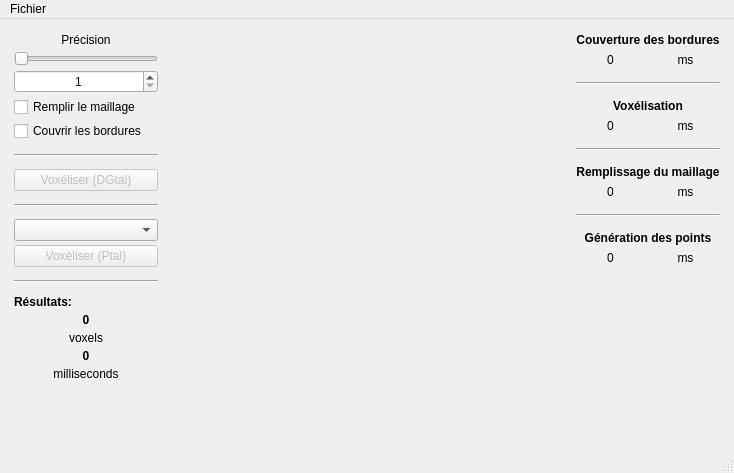
<?xml version="1.0" encoding="UTF-8"?>
<ui version="4.0">
 <class>MainWindow</class>
 <widget class="QMainWindow" name="MainWindow">
  <property name="geometry">
   <rect>
    <x>0</x>
    <y>0</y>
    <width>734</width>
    <height>473</height>
   </rect>
  </property>
  <property name="windowTitle">
   <string>MainWindow</string>
  </property>
  <widget class="QWidget" name="centralWidget">
   <layout class="QHBoxLayout" name="horizontalLayout">
    <item>
     <widget class="QWidget" name="widget_2" native="true">
      <property name="sizePolicy">
       <sizepolicy hsizetype="Maximum" vsizetype="Preferred">
        <horstretch>150</horstretch>
        <verstretch>0</verstretch>
       </sizepolicy>
      </property>
      <property name="minimumSize">
       <size>
        <width>150</width>
        <height>0</height>
       </size>
      </property>
      <layout class="QVBoxLayout" name="verticalLayout">
       <property name="spacing">
        <number>4</number>
       </property>
       <property name="leftMargin">
        <number>3</number>
       </property>
       <property name="topMargin">
        <number>3</number>
       </property>
       <property name="rightMargin">
        <number>3</number>
       </property>
       <property name="bottomMargin">
        <number>3</number>
       </property>
       <item>
        <widget class="QLabel" name="AccuracyLabel">
         <property name="text">
          <string>Précision</string>
         </property>
         <property name="alignment">
          <set>Qt::AlignCenter</set>
         </property>
        </widget>
       </item>
       <item>
        <widget class="QSlider" name="AccuracySlider">
         <property name="minimum">
          <number>1</number>
         </property>
         <property name="maximum">
          <number>200</number>
         </property>
         <property name="orientation">
          <enum>Qt::Horizontal</enum>
         </property>
        </widget>
       </item>
       <item>
        <widget class="QSpinBox" name="AccuracyValueSpinbox">
         <property name="alignment">
          <set>Qt::AlignCenter</set>
         </property>
         <property name="minimum">
          <number>1</number>
         </property>
         <property name="maximum">
          <number>200</number>
         </property>
        </widget>
       </item>
       <item>
        <widget class="QCheckBox" name="fillCheckbox">
         <property name="text">
          <string>Remplir le maillage</string>
         </property>
         <property name="tristate">
          <bool>false</bool>
         </property>
        </widget>
       </item>
       <item>
        <widget class="QCheckBox" name="coverBoundariesCheckbox">
         <property name="text">
          <string>Couvrir les bordures</string>
         </property>
        </widget>
       </item>
       <item>
        <widget class="Line" name="line_3">
         <property name="minimumSize">
          <size>
           <width>0</width>
           <height>20</height>
          </size>
         </property>
         <property name="orientation">
          <enum>Qt::Horizontal</enum>
         </property>
        </widget>
       </item>
       <item>
        <widget class="QPushButton" name="DGtalButton">
         <property name="enabled">
          <bool>false</bool>
         </property>
         <property name="text">
          <string>Voxéliser (DGtal)</string>
         </property>
        </widget>
       </item>
       <item>
        <widget class="Line" name="line_2">
         <property name="minimumSize">
          <size>
           <width>0</width>
           <height>20</height>
          </size>
         </property>
         <property name="orientation">
          <enum>Qt::Horizontal</enum>
         </property>
        </widget>
       </item>
       <item>
        <widget class="QComboBox" name="PtalComboBox"/>
       </item>
       <item>
        <widget class="QPushButton" name="PtalButton">
         <property name="enabled">
          <bool>false</bool>
         </property>
         <property name="text">
          <string>Voxéliser (Ptal)</string>
         </property>
        </widget>
       </item>
       <item>
        <widget class="Line" name="line">
         <property name="minimumSize">
          <size>
           <width>0</width>
           <height>20</height>
          </size>
         </property>
         <property name="orientation">
          <enum>Qt::Horizontal</enum>
         </property>
        </widget>
       </item>
       <item>
        <widget class="QLabel" name="resultsLabel">
         <property name="font">
          <font>
           <weight>75</weight>
           <bold>true</bold>
          </font>
         </property>
         <property name="text">
          <string>Résultats:</string>
         </property>
        </widget>
       </item>
       <item>
        <widget class="QLabel" name="resultsVoxelsCount">
         <property name="font">
          <font>
           <weight>75</weight>
           <bold>true</bold>
          </font>
         </property>
         <property name="text">
          <string>0</string>
         </property>
         <property name="alignment">
          <set>Qt::AlignCenter</set>
         </property>
        </widget>
       </item>
       <item>
        <widget class="QLabel" name="resultsVoxelsLabel">
         <property name="text">
          <string>voxels</string>
         </property>
         <property name="alignment">
          <set>Qt::AlignCenter</set>
         </property>
        </widget>
       </item>
       <item>
        <widget class="QLabel" name="resultsTimeCount">
         <property name="font">
          <font>
           <weight>75</weight>
           <bold>true</bold>
          </font>
         </property>
         <property name="text">
          <string>0</string>
         </property>
         <property name="alignment">
          <set>Qt::AlignCenter</set>
         </property>
        </widget>
       </item>
       <item>
        <widget class="QLabel" name="resultsTimeLabel">
         <property name="text">
          <string>milliseconds</string>
         </property>
         <property name="alignment">
          <set>Qt::AlignCenter</set>
         </property>
        </widget>
       </item>
       <item>
        <spacer name="verticalSpacer">
         <property name="orientation">
          <enum>Qt::Vertical</enum>
         </property>
         <property name="sizeHint" stdset="0">
          <size>
           <width>20</width>
           <height>40</height>
          </size>
         </property>
        </spacer>
       </item>
      </layout>
     </widget>
    </item>
    <item>
     <widget class="MeshViewerWidget" name="displayWidget" native="true"/>
    </item>
    <item>
     <widget class="QWidget" name="midResults" native="true">
      <property name="sizePolicy">
       <sizepolicy hsizetype="Maximum" vsizetype="Preferred">
        <horstretch>0</horstretch>
        <verstretch>0</verstretch>
       </sizepolicy>
      </property>
      <property name="minimumSize">
       <size>
        <width>150</width>
        <height>0</height>
       </size>
      </property>
      <layout class="QVBoxLayout" name="verticalLayout_3">
       <property name="leftMargin">
        <number>3</number>
       </property>
       <property name="topMargin">
        <number>3</number>
       </property>
       <property name="rightMargin">
        <number>3</number>
       </property>
       <property name="bottomMargin">
        <number>3</number>
       </property>
       <item>
        <widget class="QLabel" name="coverLabel">
         <property name="font">
          <font>
           <weight>75</weight>
           <bold>true</bold>
          </font>
         </property>
         <property name="text">
          <string>Couverture des bordures</string>
         </property>
         <property name="alignment">
          <set>Qt::AlignCenter</set>
         </property>
        </widget>
       </item>
       <item>
        <layout class="QHBoxLayout" name="horizontalLayout_2">
         <item>
          <widget class="QLabel" name="coverValue">
           <property name="text">
            <string>0</string>
           </property>
           <property name="alignment">
            <set>Qt::AlignCenter</set>
           </property>
          </widget>
         </item>
         <item>
          <widget class="QLabel" name="coverUnit">
           <property name="text">
            <string>ms</string>
           </property>
           <property name="alignment">
            <set>Qt::AlignCenter</set>
           </property>
          </widget>
         </item>
        </layout>
       </item>
       <item>
        <widget class="Line" name="coverBar">
         <property name="minimumSize">
          <size>
           <width>0</width>
           <height>20</height>
          </size>
         </property>
         <property name="orientation">
          <enum>Qt::Horizontal</enum>
         </property>
        </widget>
       </item>
       <item>
        <widget class="QLabel" name="voxLabel">
         <property name="font">
          <font>
           <weight>75</weight>
           <bold>true</bold>
          </font>
         </property>
         <property name="text">
          <string>Voxélisation</string>
         </property>
         <property name="alignment">
          <set>Qt::AlignCenter</set>
         </property>
        </widget>
       </item>
       <item>
        <layout class="QHBoxLayout" name="horizontalLayout_3">
         <item>
          <widget class="QLabel" name="voxValue">
           <property name="text">
            <string>0</string>
           </property>
           <property name="alignment">
            <set>Qt::AlignCenter</set>
           </property>
          </widget>
         </item>
         <item>
          <widget class="QLabel" name="voxUnit">
           <property name="text">
            <string>ms</string>
           </property>
           <property name="alignment">
            <set>Qt::AlignCenter</set>
           </property>
          </widget>
         </item>
        </layout>
       </item>
       <item>
        <widget class="Line" name="fillBar">
         <property name="minimumSize">
          <size>
           <width>0</width>
           <height>20</height>
          </size>
         </property>
         <property name="orientation">
          <enum>Qt::Horizontal</enum>
         </property>
        </widget>
       </item>
       <item>
        <widget class="QLabel" name="fillLabel">
         <property name="font">
          <font>
           <weight>75</weight>
           <bold>true</bold>
          </font>
         </property>
         <property name="text">
          <string>Remplissage du maillage</string>
         </property>
         <property name="alignment">
          <set>Qt::AlignCenter</set>
         </property>
        </widget>
       </item>
       <item>
        <layout class="QHBoxLayout" name="horizontalLayout_4">
         <item>
          <widget class="QLabel" name="fillValue">
           <property name="text">
            <string>0</string>
           </property>
           <property name="alignment">
            <set>Qt::AlignCenter</set>
           </property>
          </widget>
         </item>
         <item>
          <widget class="QLabel" name="fillUnit">
           <property name="text">
            <string>ms</string>
           </property>
           <property name="alignment">
            <set>Qt::AlignCenter</set>
           </property>
          </widget>
         </item>
        </layout>
       </item>
       <item>
        <widget class="Line" name="generateBar">
         <property name="minimumSize">
          <size>
           <width>0</width>
           <height>20</height>
          </size>
         </property>
         <property name="orientation">
          <enum>Qt::Horizontal</enum>
         </property>
        </widget>
       </item>
       <item>
        <widget class="QLabel" name="generateLabel">
         <property name="font">
          <font>
           <weight>75</weight>
           <bold>true</bold>
          </font>
         </property>
         <property name="text">
          <string>Génération des points</string>
         </property>
         <property name="alignment">
          <set>Qt::AlignCenter</set>
         </property>
        </widget>
       </item>
       <item>
        <layout class="QHBoxLayout" name="horizontalLayout_5">
         <item>
          <widget class="QLabel" name="generateValue">
           <property name="text">
            <string>0</string>
           </property>
           <property name="alignment">
            <set>Qt::AlignCenter</set>
           </property>
          </widget>
         </item>
         <item>
          <widget class="QLabel" name="generateUnit">
           <property name="text">
            <string>ms</string>
           </property>
           <property name="alignment">
            <set>Qt::AlignCenter</set>
           </property>
          </widget>
         </item>
        </layout>
       </item>
       <item>
        <spacer name="verticalSpacer_2">
         <property name="orientation">
          <enum>Qt::Vertical</enum>
         </property>
         <property name="sizeHint" stdset="0">
          <size>
           <width>20</width>
           <height>40</height>
          </size>
         </property>
        </spacer>
       </item>
      </layout>
     </widget>
    </item>
   </layout>
  </widget>
  <widget class="QMenuBar" name="menuBar">
   <property name="geometry">
    <rect>
     <x>0</x>
     <y>0</y>
     <width>734</width>
     <height>17</height>
    </rect>
   </property>
   <widget class="QMenu" name="menuFichier">
    <property name="title">
     <string>Fichier</string>
    </property>
    <widget class="QMenu" name="menuExporter">
     <property name="title">
      <string>Exporter</string>
     </property>
     <addaction name="action_RAW"/>
     <addaction name="action_VOL"/>
    </widget>
    <addaction name="actionOuvrir"/>
    <addaction name="menuExporter"/>
    <addaction name="separator"/>
    <addaction name="actionQuitter"/>
   </widget>
   <addaction name="menuFichier"/>
  </widget>
  <widget class="QStatusBar" name="statusBar"/>
  <action name="action_RAW">
   <property name="text">
    <string>.RAW</string>
   </property>
  </action>
  <action name="action_VOL">
   <property name="text">
    <string>.VOL</string>
   </property>
  </action>
  <action name="actionOuvrir">
   <property name="text">
    <string>Ouvrir... (Ctrl+O)</string>
   </property>
  </action>
  <action name="actionQuitter">
   <property name="text">
    <string>Quitter (Ctrl+Q)</string>
   </property>
  </action>
 </widget>
 <layoutdefault spacing="6" margin="11"/>
 <customwidgets>
  <customwidget>
   <class>MeshViewerWidget</class>
   <extends>QWidget</extends>
   <header location="global">meshviewerwidget.h</header>
   <container>1</container>
  </customwidget>
 </customwidgets>
 <resources/>
 <connections/>
</ui>
